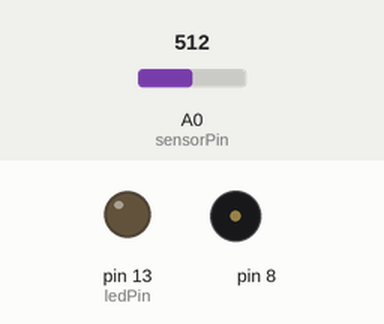
Simulated run of this sketch. Board: Arduino Uno, built with avr-gcc and run on an emulated ATmega328P. Parts: output pins drawn as LEDs (lit = HIGH), buzzer (waves = sounding). The test bench sets the inputs (shaded band); at power-on: A0 (sensorPin) = 512.

Above: at 5.13 s.
Timing chart, 0 to 8.0 s (numbered marks = the images above):
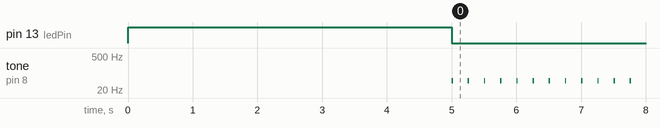

The sketch:

AU_Project06.ino
```cpp
const int sensorPin = A0;
int sensorValue;
const int ledPin = 13;
int sensorHigh = 0;
int sensorLow = 1023;

void setup() {
  // put your setup code here, to run once:
  pinMode(ledPin, OUTPUT);
  digitalWrite(ledPin, HIGH);

  while(millis()<5000){
    sensorValue = analogRead(sensorPin);
    if(sensorValue > sensorHigh){
      sensorHigh = sensorValue;
    }
    if(sensorValue < sensorLow){
      sensorLow = sensorValue;
    }
  }
  digitalWrite(ledPin, LOW);

}

void loop() {
  // put your main code here, to run repeatedly:
  sensorValue = analogRead(sensorPin);
  int pitch = map(sensorValue, sensorLow, sensorHigh, 50, 4000);
  tone(8, pitch, 20); //pin, frekvencija, trajanje;
  delay(250);

}
```

Measured:
- by itself, tone on pin 8: alternates 49 Hz for 0.02 s and silent for 0.23 s
